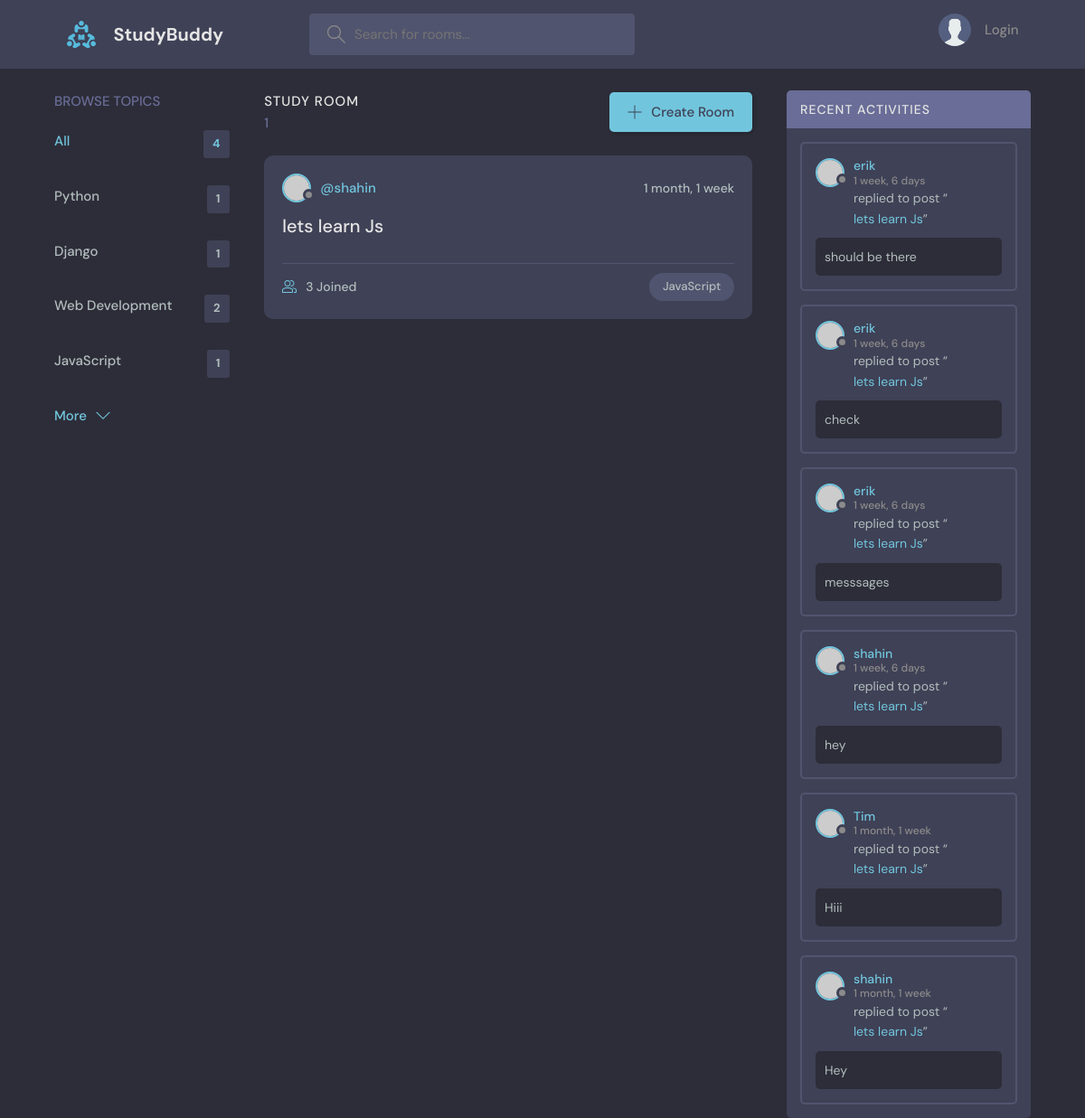
The page /?q=Java on the database as committed earlier.
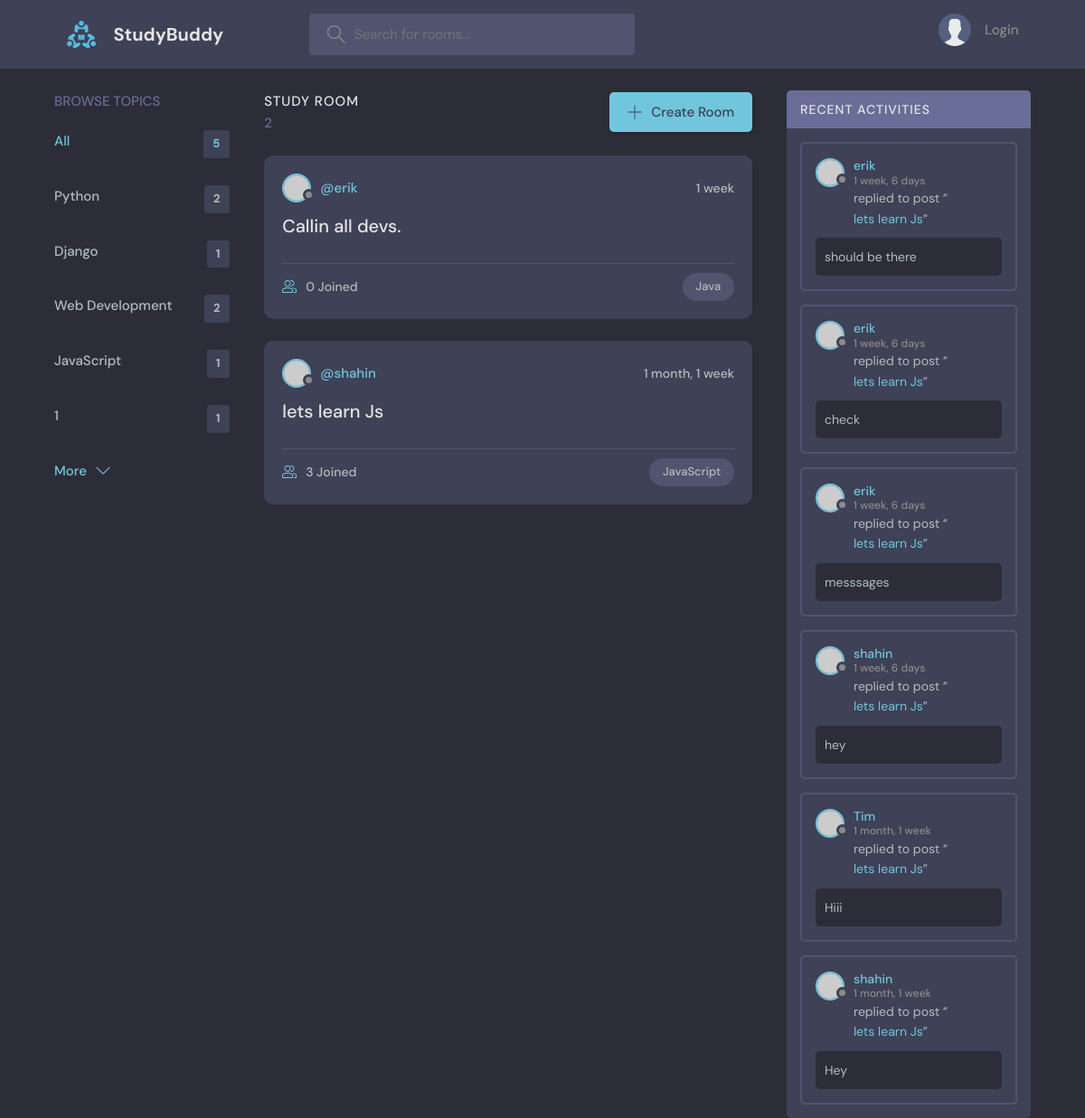
The same page on the database as committed later.
### base/models.py (models this page shows, shortened)
class Topic(models.Model):
    name = models.CharField(max_length = 200)

class Room(models.Model):
    host = models.ForeignKey(User,on_delete = models.SET_NULL, null = True)
    topic = models.ForeignKey(Topic, on_delete = models.SET_NULL, null = True) # when on delete is NULL so null = True should be written
    name = models.CharField(max_length=200) #null= False is default, not allowed Null
    description = models.TextField(null = True, blank = True, max_length = 3000) # allowed Null in column
    participants = models.ManyToManyField(User, related_name='participants', blank = True)
    updated = models.DateTimeField(auto_now = True) #takes every save
    created = models.DateTimeField(auto_now_add = True) #takes when it s created
    class Meta:
        ordering = ['-updated','-created']
    def __str__(self):
        return self.name #in order to see name from db

class Message(models.Model):
    user = models.ForeignKey(User, on_delete = models.CASCADE) #from built in User table
    room = models.ForeignKey(Room, on_delete = models.CASCADE) #models.SET_NULL room deleted-messages will be NULL connected, models.CASCADE room deleted-messages deleted
    body = models.TextField(max_length= 3000)
    updated = models.DateTimeField(auto_now = True) #takes every save
    created = models.DateTimeField(auto_now_add = True) #takes when it s created
    def __str__(self):
        return self.body[0:50]
    class Meta:
        ordering = ['-updated','-created']

### base/views.py (the view)
# urls.py: path('', views.home, name = 'home'),
def home(request):
    q = request.GET.get('q') if request.GET.get('q') != None else ''
    rooms = Room.objects.filter(
        Q(topic__name__icontains = q) |
        Q(name__icontains = q) |
        Q(description__icontains = q)
                                )
    topics= Topic.objects.all()[0:5]
    room_count = rooms.count()
    room_messages = Message.objects.filter(Q(room__topic__name__icontains=q)).order_by('-updated')
    context = {'rooms':rooms, 'topics':topics, "room_count": room_count,'room_messages':room_messages}
    return render(request, 'base/home.html', context)

### base/templates/base/home.html (shortened to what this page needs)
{% extends 'main.html'%}
{%block content%}
    <main class="layout layout--3">
      <div class="container">
        {%include 'base/topics_component.html'%}
        <div class="roomList">
          <div class="roomList__header">
            <div>
              <h2>Study Room</h2>
              <p>{{room_count}}</p>
            </div>
            <a class="btn btn--main" href="{% url 'create-room'%}">
              <svg version="1.1" xmlns="http://www.w3.org/2000/svg" width="32" height="32" viewBox="0 0 32 32">
                <title>add</title>
                <path
                  d="M16.943 0.943h-1.885v14.115h-14.115v1.885h14.115v14.115h1.885v-14.115h14.115v-1.885h-14.115v-14.115z"
                ></path>
              </svg>
              Create Room
            </a>
          </div>
          {% include 'base/feed_component.html'%}
        </div>
      <div>
        {% include 'base/activity_component.html' %}
      </div>
      </div>
    </main>
    {%endblock %}

### base/templates/base/topics_component.html
<div class="topics">
    <div class="topics__header">
      <h2>Browse Topics</h2>
    </div>
    <ul class="topics__list">
      <li>
        <a href="{% url 'home' %}" class="active">All <span>{{topics.count}}</span></a>
      </li>
      {% for topic in topics %}
      <li>
        <a href = "{% url 'home' %}?q={{topic.name}}" >{{topic.name}} <span>{{topic.room_set.all.count}}</span></a>
      </li>
      {% endfor %}
    </ul>
    <a class="btn btn--link" href="{%url 'topics'%}">
      More
      <svg version="1.1" xmlns="http://www.w3.org/2000/svg" width="32" height="32" viewBox="0 0 32 32">
        <title>chevron-down</title>
        <path d="M16 21l-13-13h-3l16 16 16-16h-3l-13 13z"></path>
      </svg>
    </a>
  </div>

### base/templates/base/feed_component.html (shortened to what this page needs)
{% for room in rooms%}
<div class="roomListRoom">
    <div class="roomListRoom__header">
      <a href="{%url 'user-profile' room.host.id%}" class="roomListRoom__author">
        <div class="avatar avatar--small">
          <img src="https://randomuser.me/api/portraits/women/11.jpg" />
        </div>
        <span>@{{room.host.username}}</span>
      </a>
      <div class="roomListRoom__actions">
        <span>{{room.created|timesince}}</span>
      </div>
    </div>
    <div class="roomListRoom__content">
      <a href = "{% url 'room' room.id %}">{{room.name}}</a>
    </div>
    <div class="roomListRoom__meta">
      <a href="{% url 'room' room.id %}" class="roomListRoom__joined">
        {{room.participants.all.count}} Joined
      </a>
      <p class="roomListRoom__topic">{{room.topic.name}}</p>
    </div>
  </div>
{% endfor %}

### base/templates/base/activity_component.html (shortened to what this page needs)
<div class="activities">
    <div class="activities__header">
      <h2>Recent Activities</h2>
    </div>
    {%for message in room_messages%}
    <div class="activities__box">
      <div class="activities__boxHeader roomListRoom__header">
        <a href=" {%url 'user-profile' message.user.id %}" class="roomListRoom__author">
          <div class="avatar avatar--small">
            <img src="https://randomuser.me/api/portraits/women/11.jpg" />
          </div>
          <p>
            {{message.user}}
            <span>{{message.created|timesince}}</span>
          </p>
        </a>
    </div>
      <div class="activities__boxContent">
        <p>replied to post “<a href="{% url 'room' message.room.id%}">{{message.room}}</a>”</p>
        <div class="activities__boxRoomContent">
          {{message.body}}
        </div>
      </div>
    </div>
    {%endfor%}
</div>

Rows that differ between the two databases and show on the page:
computed for Topic "Python": room_set.all.count "1" → "2"
added Topic: name "1", room_set.all.count "1"
added Room: host.username "erik", created "1 week", name "Callin all devs.", participants.all.count "0", topic.name "Java"
Other text that changed with them:
{{ topics.count }}: "4" → "5"
{{ room_count }}: "1" → "2"
